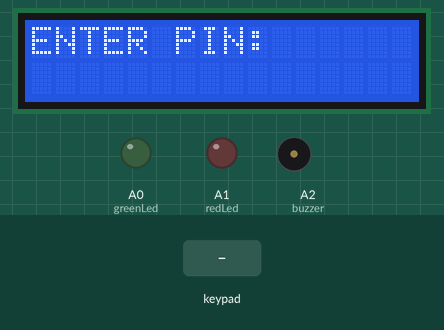
This sketch was run on a simulated Arduino Uno, built with avr-gcc and run on an emulated ATmega328P. On the bench: 16×2 character LCD, output pins drawn as LEDs (lit = HIGH), buzzer (waves = sounding). The inputs (shaded band) are chosen by the test bench.

Above: at 1.2 s.
1.3 s: keypad keys 1 2 3 4 pressed 0.4 s apart
At 3.6 s:
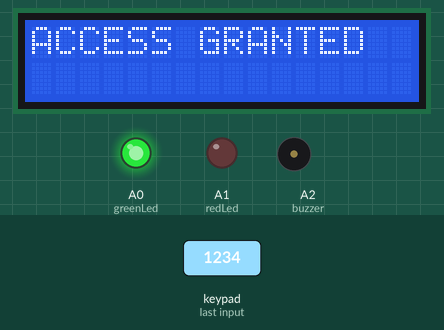
5.9 s: keypad keys 9 8 7 6 pressed 0.4 s apart
At 8.5 s:
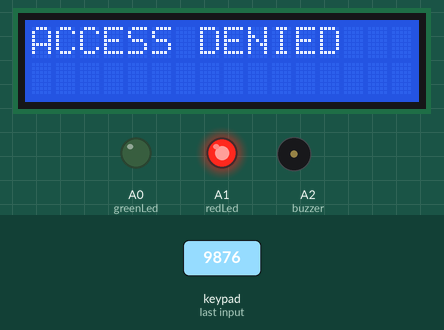
10.5 s: key '1' pressed
At 11.7 s:
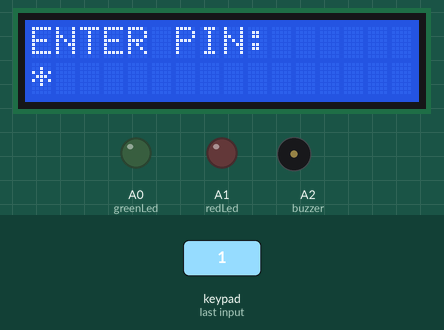
12.0 s: key '2' pressed
At 13.1 s:
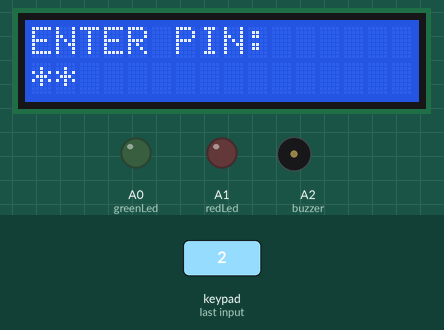
Timing chart, 0 to 14.5 s (numbered marks = the images above; inputs shaded):
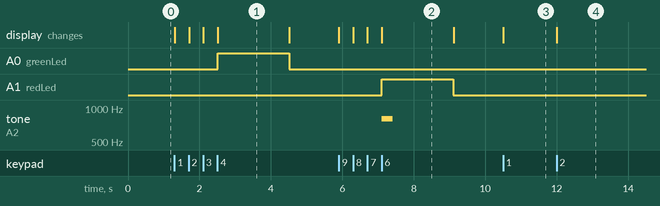

The sketch:

keypad_lcd_access.ino
```cpp
#include <Keypad.h>
#include <LiquidCrystal.h>

const byte ROWS = 4, COLS = 4;
char keys[ROWS][COLS] = {
  {'1','2','3','A'}, {'4','5','6','B'},
  {'7','8','9','C'}, {'*','0','#','D'}
};
byte rowPins[ROWS] = {9, 8, 7, 6};
byte colPins[COLS] = {5, 4, 3, 2};
Keypad keypad = Keypad(makeKeymap(keys), rowPins, colPins, ROWS, COLS);

LiquidCrystal lcd(12, 11, 10, A5, A4, A3);
const int greenLed = A0, redLed = A1, buzzer = A2;
const String correctPIN = "1234";
String entered = "";
int wrongAttempts = 0;

void setup() {
  lcd.begin(16, 2);
  pinMode(greenLed, OUTPUT); pinMode(redLed, OUTPUT); pinMode(buzzer, OUTPUT);
  lcd.print("ENTER PIN:");
}

void loop() {
  if (wrongAttempts >= 3) {
    lcd.clear(); lcd.print("LOCKED 10s");
    tone(buzzer, 500, 500);
    delay(10000);
    wrongAttempts = 0;
    lcd.clear(); lcd.print("ENTER PIN:");
    entered = "";
    return;
  }

  char key = keypad.getKey();
  if (key) {
    if (key >= '0' && key <= '9') {
      entered += key;
      lcd.setCursor(entered.length() - 1, 1);
      lcd.print('*');
    }
    if (entered.length() == 4) {
      lcd.clear();
      if (entered == correctPIN) {
        lcd.print("ACCESS GRANTED");
        digitalWrite(greenLed, HIGH);
        delay(2000);
        digitalWrite(greenLed, LOW);
        wrongAttempts = 0;
      } else {
        lcd.print("ACCESS DENIED");
        digitalWrite(redLed, HIGH);
        tone(buzzer, 800, 300);
        delay(2000);
        digitalWrite(redLed, LOW);
        wrongAttempts++;
      }
      entered = "";
      lcd.clear();
      lcd.print("ENTER PIN:");
    }
  }
}
```

Measured:
- after the input at 1.3 s, A0 (greenLed): LOW → HIGH after 1.2 s, → LOW 2.0 s later; the display: first changes at once (image 1 shows a later state)
- after the input at 5.9 s, A1 (redLed): LOW → HIGH after 1.2 s, → LOW 2.0 s later; tone on A2 (buzzer): silent → 800 Hz after 1.2 s, → silent 0.30 s later; the display: first changes at once (image 2 shows a later state)
- after the input at 10.5 s, the display: changes at once (image 3)
- after the input at 12.0 s, the display: changes at once (image 4)
- what the display in image 1 shows lasts 2.0 s, from 2.5 s to 4.5 s
